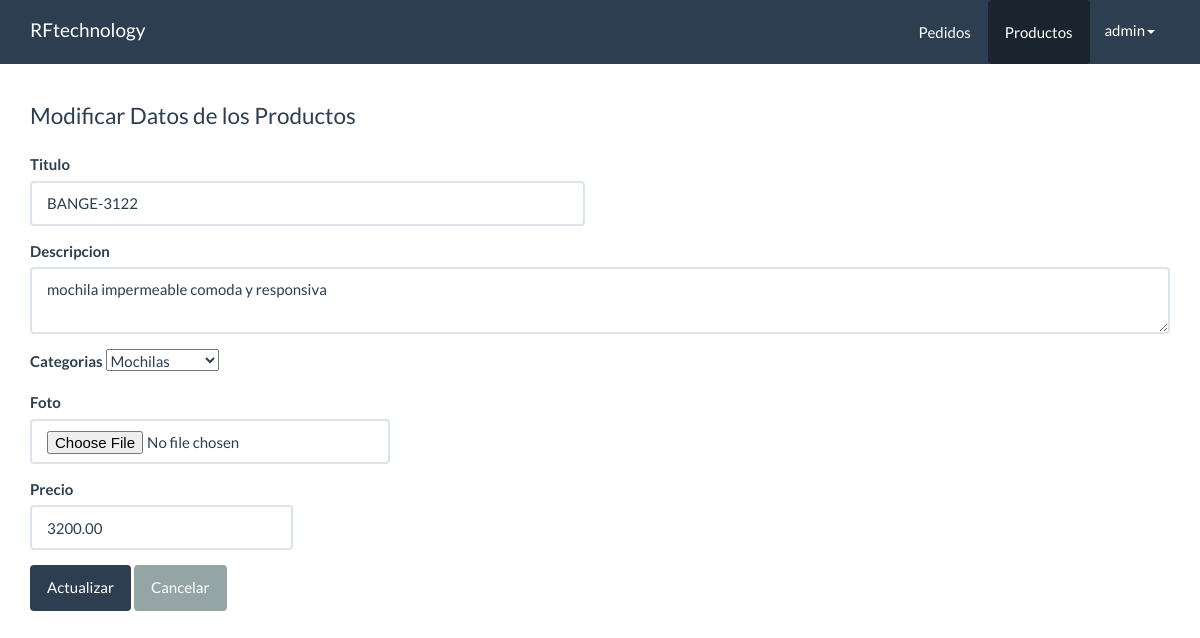
The app's page /crudrafa/panel/productos/from_actualizar.php?id=9 (signed in) with its own data.
### tables this page shows
CREATE TABLE `productos` (
  `id` int(11) NOT NULL,
  `titulo` varchar(255) NOT NULL,
  `descripcion` varchar(255) NOT NULL,
  `foto` varchar(100) NOT NULL,
  `precio` decimal(10,2) NOT NULL,
  `categoria_id` int(11) NOT NULL,
  `fecha` date NOT NULL,
  `estado` int(11) NOT NULL DEFAULT 1
);

CREATE TABLE `categorias` (
  `id` int(10) NOT NULL,
  `nombre` varchar(255) NOT NULL
);

### crudrafa/src/Productos.php (called while the page is built, shortened)
<?php
 class Productos{
    private $cn = null;
    public function __construct()
    {
        $this->config = parse_ini_file(__DIR__.'/../config.ini');
        $this->cn = new \PDO($this->config['dns'],$this->config['usuario'],$this->config['clave'],array(
            \PDO:: MYSQL_ATTR_INIT_COMMAND =>'SET NAMES utf8'
        ));
    }
    public function mostrarPorId($id){
        $sql = "SELECT * FROM `productos` WHERE `id`=:id";
        $resultado = $this->cn->prepare($sql);
        $_array = array(
            ":id" => $id
        );
        if($resultado->execute($_array))
            return $resultado->fetch();
        return false;
    }
 }
?>

### crudrafa/src/Categoria.php (called while the page is built, shortened)
<?php
class Categoria{
    private $cn = null;
    public function __construct()
    {
        $this->config = parse_ini_file(__DIR__.'/../config.ini');
        $this->cn = new \PDO($this->config['dns'],$this->config['usuario'],$this->config['clave'],array(
            \PDO:: MYSQL_ATTR_INIT_COMMAND =>'SET NAMES utf8'
        ));
    }
   public function mostrar(){
    $sql ="SELECT * FROM categorias";
    $resultado  = $this->cn->prepare($sql);
    if($resultado->execute())
        return $resultado-> fetchAll();
      return false;
}
}

### crudrafa/panel/productos/from_actualizar.php (the view, shortened to what this page needs)
<?php
if(isset($_GET['id']) && is_numeric($_GET['id'])){
  $id = $_GET['id'];
  $productos = new  mecatronicosrd\Productos;
  $resultado = $productos->mostrarPorId($id);
}else{
  header('Location:index.php');
}
?>
<!DOCTYPE html>
<html lang="es">
  <head>
    <link rel="stylesheet" href="../../assets/css/bootstrap.min.css">
    <link rel="stylesheet" href="../../assets/css/estilos.css">
  </head>
  <body>
    <nav class="navbar navbar-default navbar-fixed-top">
      <div class="container">
        <div class="navbar-header">
          <a class="navbar-brand" href="../dashboard.php">RFtechnology</a>
        </div>
        <div id="navbar" class="navbar-collapse collapse">
          <ul class="nav navbar-nav pull-right">
            <li>
              <a href="../pedidos/index.php" class="btn">Pedidos</a>
            </li>
            <li class ="active">
              <a href="index.php" class="btn">Productos</a>
            </li>
            <li class="dropdown">
                <a href="#" class="dropdown-toggle" data-toggle="dropdown" role="button" aria-haspopup="true" aria-expanded="false"><?php print $_SESSION['usuario_info']['nombre_usuario']?><span class="caret"></span></a>
            </li>
          </ul>
        </div>
      </div>
    </nav>
    <div class="container" id="main" >
      <div class="row">
        <div class="col-md-12">
          <fieldset>
            <legend>Modificar Datos de los Productos</legend>
        <form method="POST" action="../acciones.php" enctype="multipart/form-data">
        <div class="row">
        <div class="col-md-6">
        <div class="form-group">
    <label>Titulo</label>
    <input value="<?php print $resultado['titulo'] ?>" type="text" class="form-control" name="titulo" required>
  </div>
        </div>
        </div>
      <div class="row">
        <div class="col-md-12">
             <div class="form-group">
               <label>Descripcion</label>
                <textarea  class = "form-control"name="descripcion" id="" cols="5" required><?php print $resultado['descripcion'] ?></textarea>
             </div>
        </div>
      </div>
      <div class="row">
        <div class="col-md-4">
             <div class="form-group">
               <label>Categorias</label>
                <select name="categoria_id" required >
                  <?php
                   $categoria = new  mecatronicosrd\Categoria;
                   $info_categoria = $categoria->mostrar();
                   $cantidad = count($info_categoria);
                     for($x =0; $x< $cantidad;$x++){
                       $item = $info_categoria[$x];
                   ?>
                     <option value="<?php print $item['id'] ?>"
                     <?php print $resultado['categoria_id']==$item['id'] ?'selected':''?>
                     ><?php print $item['nombre'] ?></option>
                   <?php
                     }
                   ?>
                </select>
        </div>
      </div>
  </div>
  <div class="row">
        <div class="col-md-4">
             <div class="form-group">
               <label>Foto</label>
                <input type="file" class="form-control" name="foto">
        </div>
      </div>
  </div>
  <div class="row">
        <div class="col-md-3">
             <div class="form-group">
               <label>Precio</label>
                <input value="<?php print $resultado['precio'] ?>" type="text" class="form-control" name="Precio" placeholder="0.00" required>
        </div>
      </div>
  </div>
  <input type="submit" class="btn btn-primary"  name = "accion" value="Actualizar">
  <a href="index.php" class="btn btn-default">Cancelar</a>
</form>
</fieldset>
        </div>
      </div>
    </div>
  </body>
</html>

### crudrafa/assets/css/estilos.css (style rules this page uses)
#main { margin-top: 100px; }

### records on screen
productos: titulo "BANGE-3122", descripcion "mochila impermeable comoda y responsiva", categoria_id "Mochilas", Precio "3200.00"

### other values on screen
$_SESSION['usuario_info']['nombre_usuario'] "admin"
